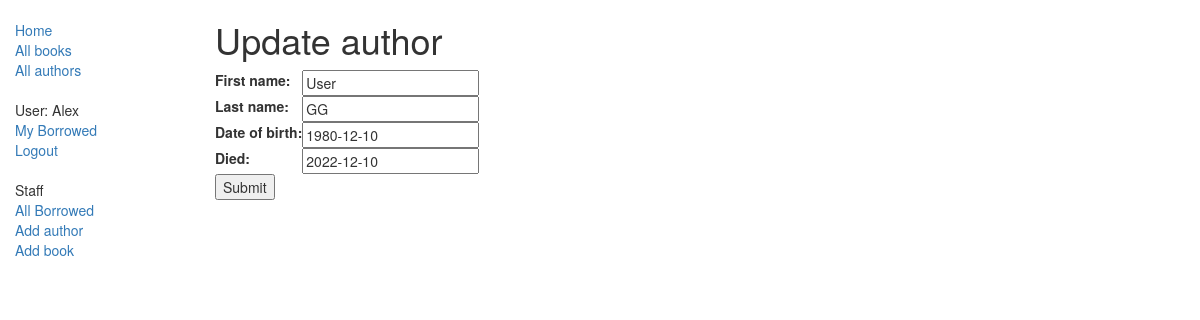
The page /catalog/author/8/update/ (signed in) on the database its author committed.
### catalog/models.py (models this page shows, shortened)
class Autor(models.Model):
    first_name = models.CharField(max_length=200)
    last_name = models.CharField(max_length=200)
    date_of_birth = models.DateField(null=True, blank=True)
    date_of_death = models.DateField("died", null=True, blank=True)
    class Meta:
        ordering = ["last_name"]

### catalog/views.py (the view)
# urls.py: re_path(r"^(?P<pk>\d+)/update/$", views.AutorUpdate.as_view(), name="author-update"),
class AutorUpdate(BaseExceptions, PermissionRequiredMixin, UpdateView):
    permission_required = ("catalog.can_mark_returned",)
    model = Autor
    fields = ["first_name", "last_name", "date_of_birth", "date_of_death"]
    template_name = "catalog/author_form.html"

### integration/exception.py (called while the page is built)
    def dispatch(self, request, *arg, **kwargs):
        try:
            response = super().dispatch(request, *arg, **kwargs)
        except Exception as e:
            logger.error(f"Generic global Except, Exception message: {str(e)}")
            return self.response({"error_message": e.message}, status=400)
        if isinstance(response, (dict, list)):
            return self._response(response)
        else:
            return response

### catalog/templates/catalog/author_form.html (shortened to what this page needs)
{% extends "base_template.html" %}
{% block content %}
{% if 'create' in request.path %}
<h1>Add author</h1>
{% else %}
<h1> Update author </h1>
{% endif %}
<form action="" method="post">
    <table>
    {{ form.as_table }}
    </table>
    <input type="submit" value="Submit" />
</form>
{% endblock %}

### catalog/templates/base_template.html (shortened to what this page needs)
<!DOCTYPE html>
<html lang="en">
<head>
  <link rel="stylesheet" href="https://maxcdn.bootstrapcdn.com/bootstrap/3.3.7/css/bootstrap.min.css">
  {% load static %}
  <link rel="stylesheet" href="{% static 'css/styles.css' %}">
</head>
<body>
  <div class="container-fluid">
    <div class="row">
      <div class="col-sm-2">
        {% block sidebar %}
            <ul class="sidebar-nav">
                <li><a href="{% url 'index' %}">Home</a></li>
                <li><a href="{% url 'books' %}">All books</a></li>
                <li><a href="{% url 'authors' %}">All authors</a></li>
            </ul>
            <ul class="sidebar-nav">
                {% if user.is_authenticated %}
                    <li>User: {{ user.get_username }}</li>
                    <li><a href="{% url 'my-borrowed' %}">My Borrowed</a> </li>
                    <li><a href="{% url 'logout'%}?next={{request.path}}">Logout</a></li>
                    {% else %}
                        <li><a href="{% url 'login'%}?next={{request.path}}">Login</a></li>
                    {% endif %}
            </ul>
            <ul class="sidebar-nav">
                {% if perms.catalog.can_mark_returned %}
                    <li>Staff</li>
                    <li><a href="{% url 'all-borrowed' %}">All Borrowed</a> </li>
                    <li><a href="{% url 'author-create' %}">Add author</a> </li>
                    <li><a href="{% url 'book-create' %}">Add book</a> </li>
                {% endif %}
            </ul>
     {% endblock %}
      </div>
      <div class="col-sm-10 ">
      {% block content %}{% endblock %}
      </div>
    </div>
  </div>
</body>
</html>

### catalog/static/css/styles.css (style rules this page uses)
.sidebar-nav { margin-top: 20px; padding: 0; list-style: none; }

### rows shown on the page
Autor: first_name "User", last_name "GG", date_of_birth "1980-12-10", date_of_death "2022-12-10"

### other values the page prints
{{ user.get_username }} "Alex"
